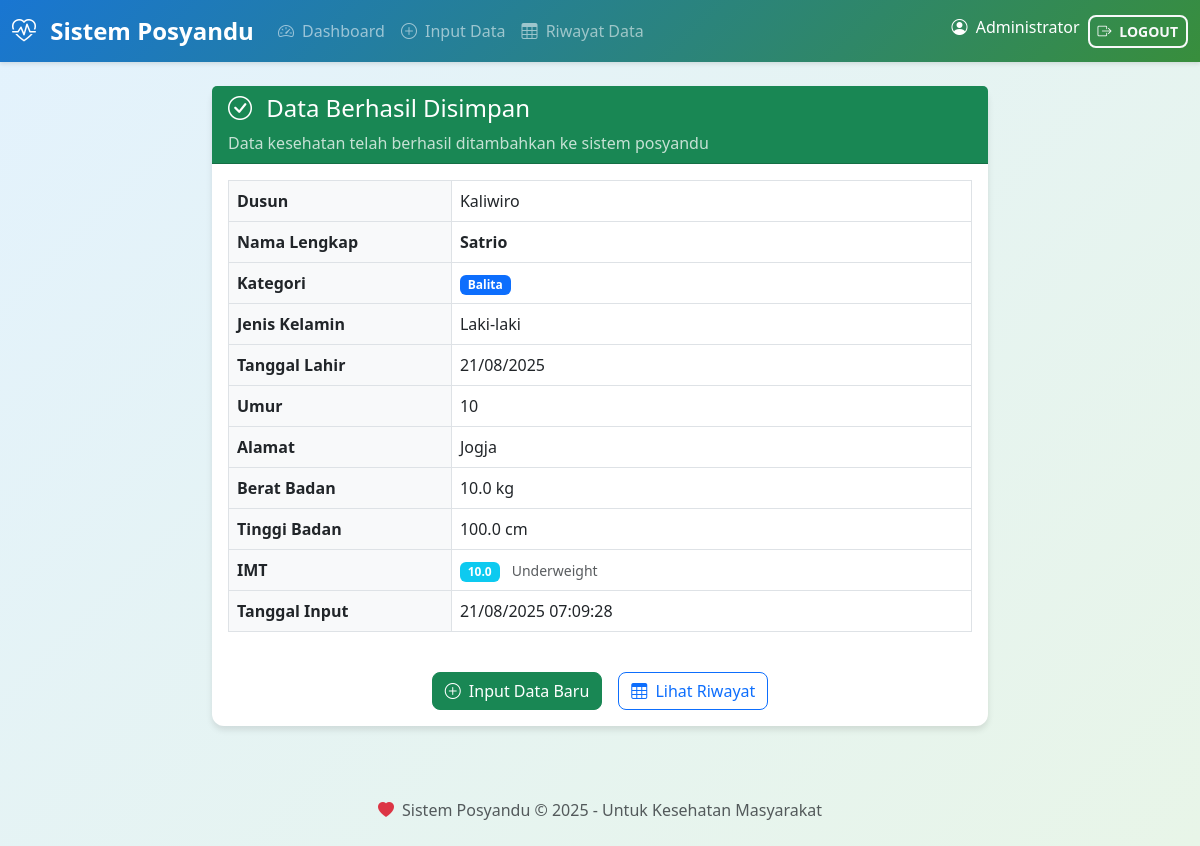
The page /result/1 (signed in) on the database its author committed.
### app.py (models this page shows, shortened)
class PosyanduData(db.Model):
    id = db.Column(db.Integer, primary_key=True)
    dusun = db.Column(db.String(100), nullable=False)
    nama = db.Column(db.String(100), nullable=False)
    kategori = db.Column(db.String(20), nullable=False)  # Only 'Balita' and 'Lansia'
    jenis_kelamin = db.Column(db.String(10), nullable=False)
    tanggal_lahir = db.Column(db.Date, nullable=False)
    umur = db.Column(db.Integer, nullable=False)
    alamat = db.Column(db.Text, nullable=False)
    nomor_ktp = db.Column(db.String(16))
    nomor_bpjs = db.Column(db.String(20))
    berat_badan = db.Column(db.Float, nullable=False)
    tinggi_badan = db.Column(db.Float, nullable=False)
    imt = db.Column(db.Float)
    lingkar_perut = db.Column(db.Float)
    lingkar_kepala = db.Column(db.Float)
    lila = db.Column(db.Float)
    tekanan_darah = db.Column(db.String(20))
    mental_dan_emosional = db.Column(db.Text)
    keterangan = db.Column(db.Text)
    created_at = db.Column(db.DateTime, default=datetime.utcnow)
    updated_at = db.Column(db.DateTime, default=datetime.utcnow, onupdate=datetime.utcnow)
    created_by = db.Column(db.Integer, db.ForeignKey('user.id'), nullable=False)
    def get_imt_status(self):
        if not self.imt:
            return ''
        if self.imt < 18.5:
            return 'Underweight'
        elif self.imt < 25:
            return 'Normal'
        elif self.imt < 30:
            return 'Overweight'
        else:
            return 'Obese'
    def get_imt_color(self):
        if not self.imt:
            return 'secondary'
        if self.imt < 18.5:
            return 'info'
        elif self.imt < 25:
            return 'success'
        elif self.imt < 30:
            return 'warning'
        else:
            return 'danger'

### app.py (the view)
@app.route('/result/<int:id>')
@login_required
def result(id):
    data = PosyanduData.query.get_or_404(id)
    return render_template('result.html', data=data)

### app.py (called while the page is built)
def login_required(f):
    @wraps(f)
    def decorated_function(*args, **kwargs):
        if 'user_id' not in session:
            flash('Silakan login terlebih dahulu.', 'warning')
            return redirect(url_for('login'))
        return f(*args, **kwargs)
    return decorated_function

### templates/result.html (shortened to what this page needs)
{% extends "base.html" %}
{% block content %}
<div class="row justify-content-center mt-4">
    <div class="col-lg-8">
        <div class="card">
            <div class="card-header bg-success text-white">
                <h4 class="card-title mb-0">
                    <i class="bi bi-check-circle me-2"></i>
                    Data Berhasil Disimpan
                </h4>
                <p class="card-text mb-0 mt-2 opacity-75">
                    Data kesehatan telah berhasil ditambahkan ke sistem posyandu
                </p>
            </div>
            <div class="card-body">
                <div class="table-responsive">
                    <table class="table table-bordered">
                        <tbody>
                            <tr>
                                <th width="30%" class="bg-light">Dusun</th>
                                <td>{{ data.dusun }}</td>
                            </tr>
                            <tr>
                                <th class="bg-light">Nama Lengkap</th>
                                <td class="fw-bold">{{ data.nama }}</td>
                            </tr>
                            <tr>
                                <th class="bg-light">Kategori</th>
                                <td>
                                    <span class="badge bg-{{ 'primary' if data.kategori == 'Balita' else 'success' }}">
                                        {{ data.kategori }}
                                    </span>
                                </td>
                            </tr>
                            <tr>
                                <th class="bg-light">Jenis Kelamin</th>
                                <td>{{ data.jenis_kelamin }}</td>
                            </tr>
                            <tr>
                                <th class="bg-light">Tanggal Lahir</th>
                                <td>{{ data.tanggal_lahir.strftime('%d/%m/%Y') }}</td>
                            </tr>
                            <tr>
                                <th class="bg-light">Umur</th>
                                <td>{{ data.umur }}</td>
                            </tr>
                            <tr>
                                <th class="bg-light">Alamat</th>
                                <td>{{ data.alamat }}</td>
                            </tr>
                            <tr>
                                <th class="bg-light">Berat Badan</th>
                                <td>{{ data.berat_badan }} kg</td>
                            </tr>
                            <tr>
                                <th class="bg-light">Tinggi Badan</th>
                                <td>{{ data.tinggi_badan }} cm</td>
                            </tr>
                            {% if data.imt %}
                            <tr>
                                <th class="bg-light">IMT</th>
                                <td>
                                    <span class="badge bg-{{ data.get_imt_color() }} me-2">{{ data.imt }}</span>
                                    <small class="text-muted">{{ data.get_imt_status() }}</small>
                                </td>
                            </tr>
                            {% endif %}
                            <tr>
                                <th class="bg-light">Tanggal Input</th>
                                <td>{{ data.created_at.strftime('%d/%m/%Y %H:%M:%S') }}</td>
                            </tr>
                        </tbody>
                    </table>
                </div>
                <div class="d-grid gap-2 d-md-flex justify-content-md-center mt-4">
                    <a href="{{ url_for('form') }}" class="btn btn-success me-md-2">
                        <i class="bi bi-plus-circle me-1"></i>
                        Input Data Baru
                    </a>
                    <a href="{{ url_for('riwayat') }}" class="btn btn-outline-primary">
                        <i class="bi bi-table me-1"></i>
                        Lihat Riwayat
                    </a>
                </div>
            </div>
        </div>
    </div>
</div>
{% endblock %}

### templates/base.html (style rules this page uses)
body { background: linear-gradient(135deg, #e3f2fd 0%, #e8f5e8 100%); min-height: 100vh; }
.card { box-shadow: 0 4px 6px rgba(0, 0, 0, 0.1); border: none; border-radius: 12px; }
.btn { border-radius: 8px; }
.table th { background-color: #f8f9fa; border-top: none; }
.badge { font-size: 0.75em; }

### rows shown on the page
PosyanduData: dusun "Kaliwiro", nama "Satrio", kategori "Balita", jenis_kelamin "Laki-laki", tanggal_lahir "21/08/2025", umur "10", alamat "Jogja", berat_badan "10.0", tinggi_badan "100.0", imt "10.0", get_imt_status "Underweight", created_at "21/08/2025 07:09:28"

### other values the page prints
{{ session.full_name }} "Administrator"
